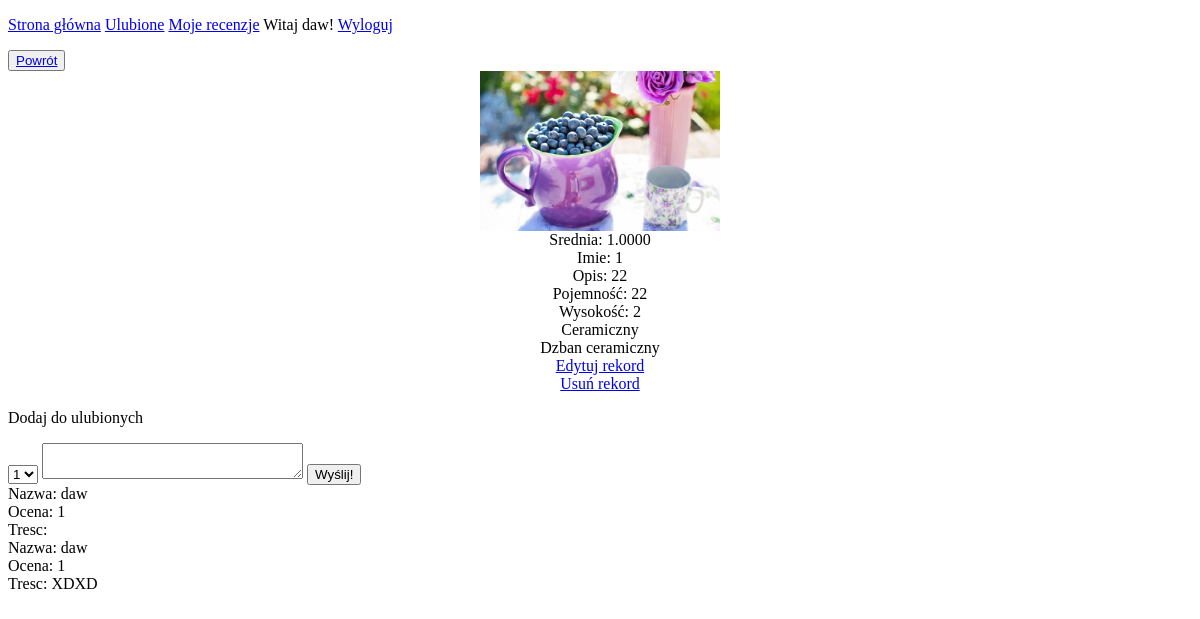
The page /details.php?id=30 (signed in) on the database its author committed.
### tables this page shows
CREATE TABLE `dzbany` (
  `id` int(10) UNSIGNED NOT NULL,
  `idKategorii` int(10) UNSIGNED NOT NULL,
  `nazwa` varchar(50) NOT NULL,
  `obrazek` varchar(50) NOT NULL,
  `opis` text NOT NULL,
  `pojemność` int(11) NOT NULL,
  `wysokość` int(11) NOT NULL
);

CREATE TABLE `kategorie` (
  `id` int(10) UNSIGNED NOT NULL,
  `nazwa` varchar(50) NOT NULL,
  `opis` text NOT NULL
);

CREATE TABLE `recenzje` (
  `id` int(10) UNSIGNED NOT NULL,
  `idDzbana` int(10) UNSIGNED NOT NULL,
  `ocena` int(11) NOT NULL,
  `tresc` text NOT NULL,
  `data` timestamp NOT NULL DEFAULT current_timestamp() ON UPDATE current_timestamp(),
  `nick` varchar(50) NOT NULL
);

### details.php (the view, shortened to what this page needs)
<!DOCTYPE html>
<html lang="en">
<head>
</head>
<body>
<?php
 require("menu.php");
?>
<div class="main">
<?php
echo "
<button class='back'>
<a href='index.php'>Powrót </a>
</button>
";
?>
<?php
$id = $_GET["id"];
require("db.php");
echo "<span class='object'>";
$sql = "SELECT AVG(ocena) AS srednia FROM recenzje WHERE idDzbana=$id";
$result = $conn->query($sql);
$srednia = $result->fetch_object()->srednia;
$sql = "SELECT idKategorii, k.nazwa AS nazwaKat, d.nazwa, obrazek, d.opis, pojemność,
wysokość FROM dzbany d, kategorie k WHERE d.id=$id AND idKategorii=k.id";
$result = $conn->query($sql);
$obrazek = $result->fetch_object()->obrazek;
echo "<img src='{$obrazek}'>";
echo "Srednia: $srednia";
$sql = "SELECT  dzbany.id AS dzbanID,
                dzbany.nazwa AS dzbanNazwa,
                dzbany.idKategorii,
                dzbany.opis AS dzbanOpis,
                dzbany.pojemność,
                dzbany.wysokość,
                kategorie.nazwa AS kategoriaNazwa,
                kategorie.opis AS kategoriaOpis
                 FROM dzbany INNER JOIN kategorie ON dzbany.idKategorii = kategorie.id  WHERE dzbany.id='$id'";
$result = $conn->query($sql);
if($result->num_rows > 0){
    while($row = $result->fetch_object()) {
        echo "<span class='name'> {$row->dzbanNazwa} </span>";
        echo "<span class='description'>{$row->dzbanOpis}</span>";
        echo "<span class='capacity'>{$row->pojemność}</span>";
        echo "<span class='height'>{$row->wysokość}</span>";
        echo "<span class='category'>{$row->kategoriaNazwa}</span>";
        echo "<span class='category'>{$row->kategoriaOpis}</span>";
        echo "<a href='updateForm.php?id={$row->dzbanID}'>Edytuj rekord </a>";
        echo "<a href='delete.php?id={$row->dzbanID}'>Usuń rekord </a>";
        echo " </span>";
    }
} else {
    echo "Brak podanego rekordu";
}?>
<?php
$idUzytkownika = $_SESSION["id"];
$sql = "SELECT id FROM ulubione WHERE idDzbana = $id AND idUzytkownika = $idUzytkownika";
$added = $conn->query($sql)->num_rows > 0;
$text = $added ? "Usuń z ulubionych" : "Dodaj do ulubionych";
echo "<p class='fav' data-dzban='$id'>$text</p>";
?>
<form action="insertReview.php" method="post">
<select name="ocena" id="">
    <option value="1">1</option>
</select>
<textarea name="tresc" id="" cols="30" rows="2"></textarea>
<button type="submit">Wyślij!</button>
</form>
</div>
<?php
$sql = "SELECT nick, ocena, tresc, data FROM recenzje WHERE idDzbana=$id";
$result = $conn->query($sql);
if($result->num_rows > 0){
    while($row = $result->fetch_object()) {
echo"Nazwa: $row->nick <br>";
echo"Ocena: $row->ocena <br>";
echo"Tresc: $row->tresc <br>";
    }};
?>
</body>
</html>

### details.php (style rules this page uses)
.object { display:flex; flex-direction: column; align-items: center; }
.name::before { content:"Imie: "; }
.description::before { content:"Opis: "; }
.capacity::before { content:"Pojemność: "; }
.height::before { content:"Wysokość: "; }
img { max-width: 20vw; max-height: 20vw; object-fit: contain; }

### rows shown on the page
dzbany: obrazek (picture), nazwa "1", opis "22", pojemność "22", wysokość "2", idKategorii.nazwa "Ceramiczny", idKategorii.opis "Dzban ceramiczny"
recenzje: nick "daw", ocena "1"
recenzje: nick "daw", ocena "1", tresc "XDXD"

### other values the page prints
$_SESSION["login"] "daw"
$srednia "1.0000"
$text "Dodaj do ulubionych"
